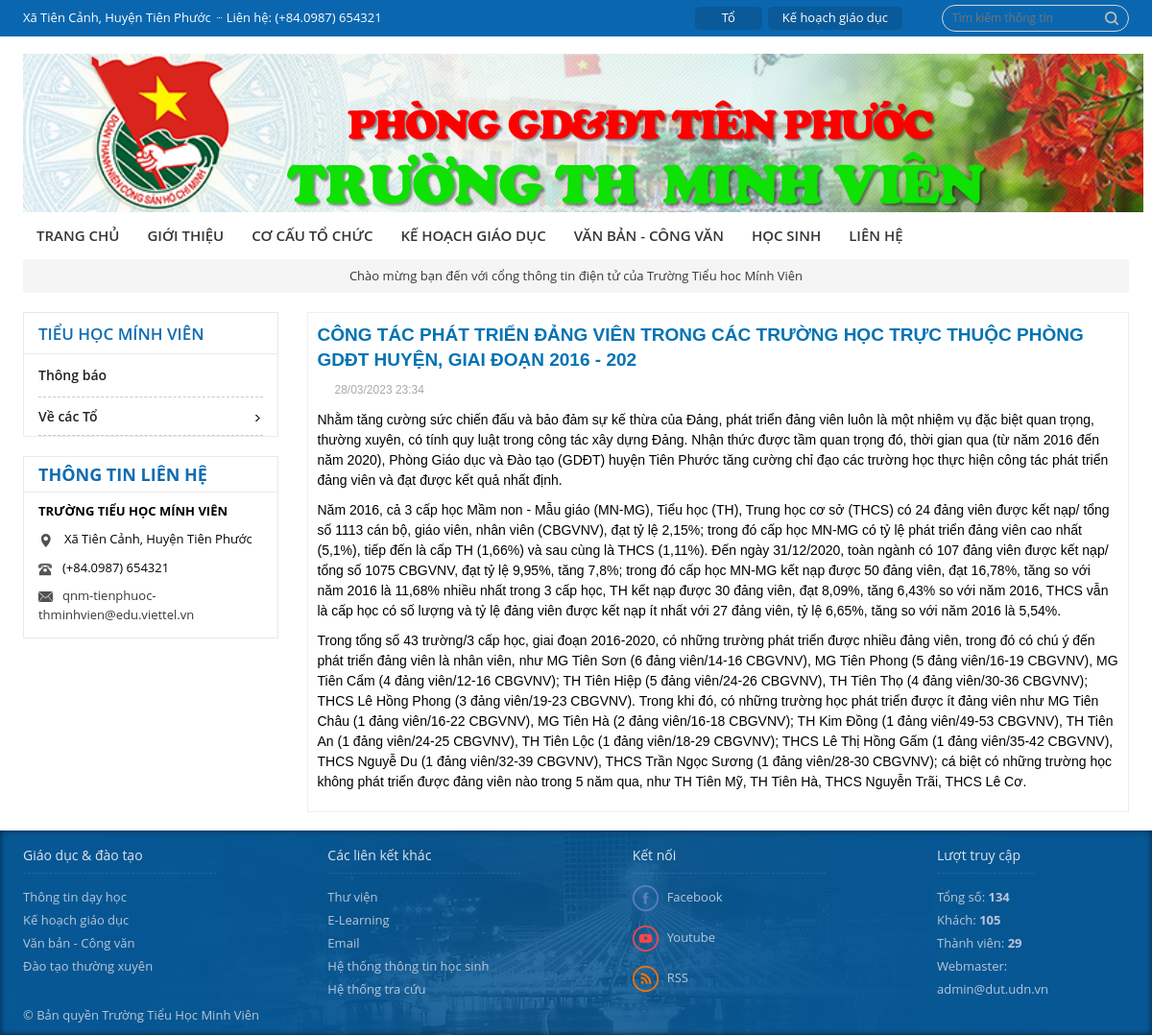
The page /notificationView.php?id=12 on the database as committed earlier.
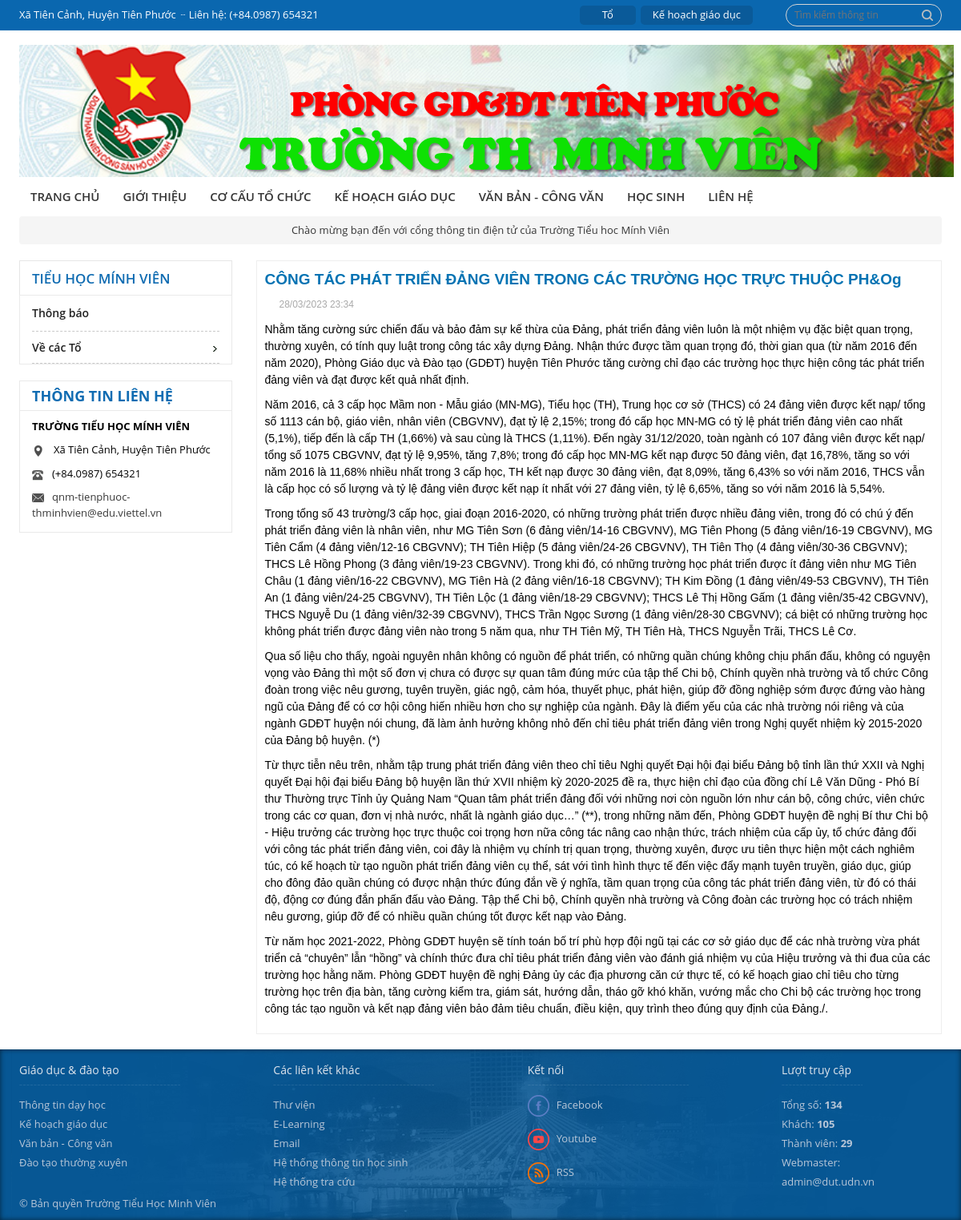
The same page on the database as committed later.
### tables this page shows
CREATE TABLE `notification` (
  `id` int(100) NOT NULL,
  `idk` varchar(50) NOT NULL,
  `title` varchar(100) NOT NULL,
  `detail` text NOT NULL,
  `created_at` timestamp NOT NULL DEFAULT current_timestamp()
);

### public/layout/left_bar.php (the view, shortened to what this page needs)
<div id="dnn_ctr1905_ModuleContent" class="DNNModuleContent ModBKMenuLeftC">
<span id="dnn_ctr1905_View_lblGroup">
  <p class='wd-title-nav'>TIỂU HỌC MÍNH VIÊN</p>
  <div class='wd-left-accordion'>
    <a class='' href='index.php' >Thông báo</a>
    <h3 class='sub-title-accordion'>Về các Tổ<span class='arrow'></span>
    </h3>
  </div>
</span>
</div>

### public/notificationView.php (shortened to what this page needs)
<?php
    $id = $_GET["id"];
?>
<!DOCTYPE HTML PUBLIC "-//W3C//DTD HTML 4.0 Transitional//EN">
<html  lang="en-US">
  <head id="Head">
    <link href="resource/Portals/_default/skins/dhbk/skin4b95.css?cdv=118" type="text/css" rel="stylesheet"/>
  </head>
  <body id="Body">
      <div class="wd-wapper">
      	<?php include_once "layout/header.php" ?>
      </div>
      <div class="wd-center">
        <div class="row">
          <div id="dnn_LeftContentPanel" class="col-sm-3">
            <div class="DnnModule DnnModule-BKMenuLeft DnnModule-1905">
              <div class="DNNContainer_noTitle">
                <div id="dnn_ctr1905_ContentPane">
				<?php include_once "layout/left_bar.php" ?>
                </div>
              </div>
            </div>
            <div class="DnnModule DnnModule-BKLienhe DnnModule-1910">
			<?php include_once "layout/contact.php" ?>
            </div>
          </div>
          <div id="dnn_RightContentPanel" class="col-sm-9">
            <div class="DnnModule DnnModule-BKTintuc DnnModule-1915">
              <div class="DNNContainer_noTitle">
                <div id="dnn_ctr1915_ContentPane">
                  <div id="dnn_ctr1915_ModuleContent" class="DNNModuleContent ModBKTintucC">
                    <div class="wd-list-box">
                      <span id="dnn_ctr1915_View_lblTintuc">
                        <div class='wd-content-detail'>
                          <?php
                              require_once "../utils/DBConnector.php";
                              $statement = "SELECT * FROM notification WHERE id='$id' LIMIT 1";
                              $res = $connect->query($statement);
                              $row = null;
                              if($res) {
                                $row = $res->fetch_object();
                              }
                              if($row != null) {
                          ?>
                          <?php echo "<h2>".$row->title."</h2>"; ?>
                          <div class="wd-date">28/03/2023 23:34</div>
                          <?php echo $row->detail; }?>
                          </div>
                        </div>
                    </div>
                  </div>
                </div>
              </div>
            </div>
          </div>
        </div>
      <br />
      <div class="wd-wapper">
        <?php include_once "layout/footer.php" ?>
      </div>
  </body>
</html>

Rows that differ between the two databases and show on the page:
changed notification: title "CÔNG TÁC PHÁT TRIỂN ĐẢNG VIÊN TRONG CÁC TRƯỜNG HỌC TRỰC THUỘC PHÒNG GDĐT HUYỆN, GIAI ĐOẠN 2016 - 202" → "CÔNG TÁC PHÁT TRIỂN ĐẢNG VIÊN TRONG CÁC TRƯỜNG HỌC TRỰC THUỘC PH&Og"; detail "…Trãi, THCS Lê Cơ." → "…Trãi, THCS Lê Cơ. Qua số liệu cho thấy, ngoài nguyên nhân không có nguồn để phát triển, có những quần chúng không chịu phấn đấu, không có nguyện vọng vào Đảng thì một số đơn vị chưa có được sự quan tâm đúng mức của tập thể Chi bộ, Chính quyền nhà trường và tổ chức Công đoàn trong việc nêu gương, tuyên truyền, giác ngộ, cảm hóa, thuyết phục, phát hiện, giúp đỡ đồng nghiệp sớm được đứng vào hàng ngũ của Đảng để có cơ hội công hiến nhiều hơn cho sự nghiệp của ngành. Đây là điểm yếu của các nhà trường nói riêng và của ngành GDĐT huyện nói chung, đã làm ảnh hưởng không nhỏ đến chỉ tiêu phát triển đảng viên trong Nghị quyết nhiệm kỳ 2015-2020 của Đảng bộ huyện. (*) Từ thực tiễn nêu trên, nhằm…"
